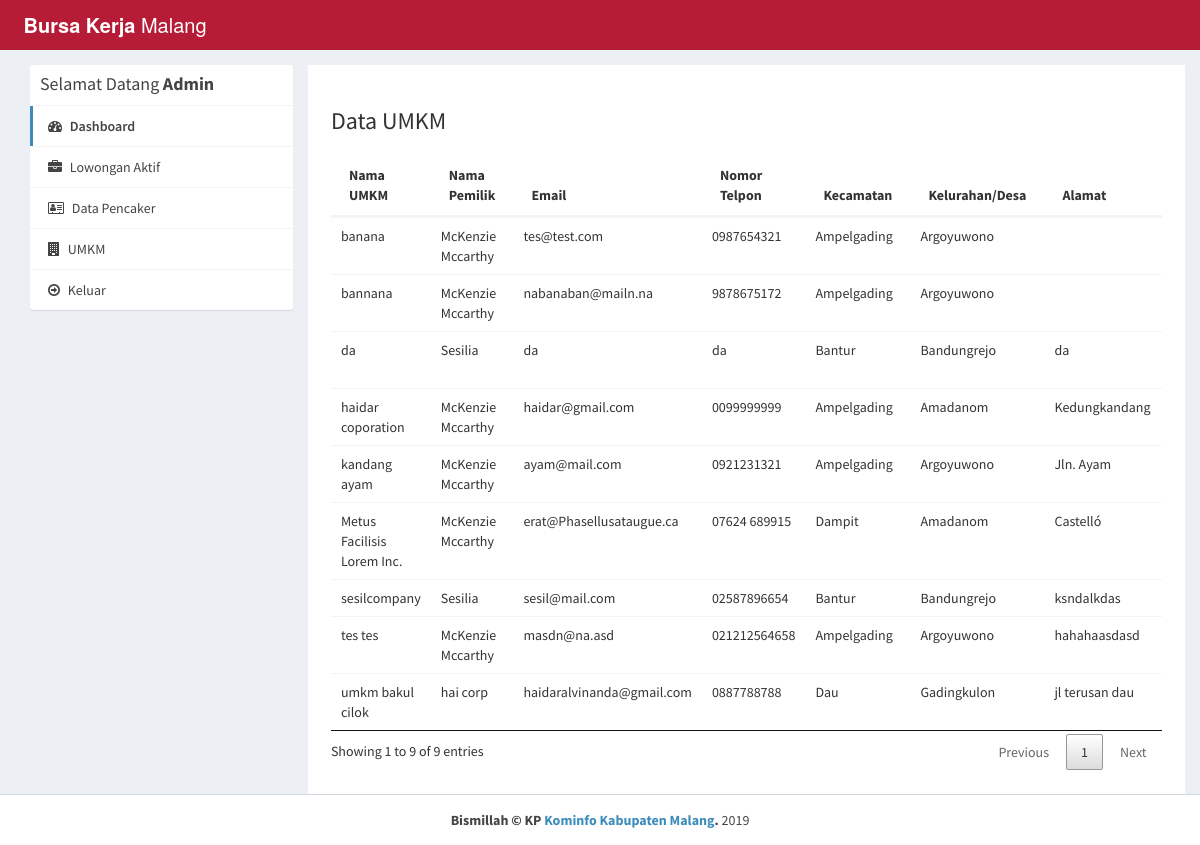
The app's page /dashboard/admin/companies.php (signed in) with its own data.
### tables this page shows
CREATE TABLE `company` (
  `id_company` int(11) NOT NULL,
  `name` varchar(255) NOT NULL,
  `companyname` varchar(255) NOT NULL,
  `kecamatan` varchar(255) NOT NULL,
  `kelurahan_desa` varchar(255) NOT NULL,
  `alamat` varchar(255) NOT NULL,
  `contactno` varchar(255) NOT NULL,
  `website` varchar(255) NOT NULL,
  `email` varchar(255) NOT NULL,
  `password` varchar(255) NOT NULL,
  `aboutme` varchar(255) DEFAULT NULL,
  `logo` varchar(255) NOT NULL,
  `createdAt` timestamp NOT NULL DEFAULT CURRENT_TIMESTAMP,
  `active` int(11) NOT NULL DEFAULT '2',
  `id_pengusaha` int(11) NOT NULL
);

CREATE TABLE `pengusaha` (
  `id_pengusaha` int(11) NOT NULL,
  `nik` int(11) NOT NULL,
  `nib` varchar(13) NOT NULL,
  `nama` varchar(250) NOT NULL,
  `gender` varchar(20) NOT NULL,
  `email` varchar(255) NOT NULL,
  `password` varchar(255) NOT NULL,
  `createdAt` timestamp NOT NULL DEFAULT CURRENT_TIMESTAMP,
  `active` int(2) NOT NULL
);

### dashboard/admin/companies.php (the view, shortened to what this page needs)
<?php
require_once("../../landingpage/db.php");
?>
<!DOCTYPE html>
<html>
<head>
  <link rel="stylesheet" href="../../css/style1.css">
  <link rel="stylesheet" href="https://cdnjs.cloudflare.com/ajax/libs/font-awesome/4.7.0/css/font-awesome.min.css">
  <link rel="stylesheet" href="https://cdnjs.cloudflare.com/ajax/libs/ionicons/2.0.1/css/ionicons.min.css">
  <link rel="stylesheet" href="../../css/style4.css">
  <link rel="stylesheet" href="../../css/AdminLTE.min.css">
  <link rel="stylesheet" href="../../css/_all-skins.min.css">
  <link rel="stylesheet" href="../../css/custom.css">
</head>
<body class="hold-transition skin-green sidebar-mini">
<div class="wrapper">
  <header class="main-header">
    <a href="index.php" class="logo logo-bg">
      <span class="logo-lg"><b>Bursa Kerja</b> Malang</span>
    </a>
    <nav class="navbar navbar-static-top">
    </nav>
  </header>
  <div class="content-wrapper" style="margin-left: 0px;">
    <section id="candidates" class="content-header">
      <div class="container">
        <div class="row">
          <div class="col-md-3">
            <div class="box box-solid">
              <div class="box-header with-border">
              <h3 class="box-title">Selamat Datang  <b> Admin</b></h3>
              </div>
              <div class="box-body no-padding">
                <ul class="nav nav-pills nav-stacked">
                <li class="active"><a href="dashboard.php"><i class="fa fa-dashboard"></i> Dashboard</a></li>
                  <li><a href="active-jobs.php"><i class="fa fa-briefcase"></i> Lowongan Aktif</a></li>
                  <li><a href="applications.php"><i class="fa fa-address-card-o"></i> Data Pencaker</a></li>
                  <li><a href="companies.php"><i class="fa fa-building"></i> UMKM</a></li>
                  <li><a href="../../landingpage/logout.php"><i class="fa fa-arrow-circle-o-right"></i> Keluar</a></li>
                </ul>
              </div>
            </div>
          </div>
          <div class="col-md-9 bg-white padding-2">
            <h3>Data UMKM</h3>
            <div class="row margin-top-20">
              <div class="col-md-12">
                <div class="box-body table-responsive no-padding">
                  <table id="example2" class="table table-hover">
                    <thead>
                      <th>Nama UMKM</th>
                      <th>Nama Pemilik</th>
                      <th>Email</th>
                      <th>Nomor Telpon</th>
                      <th>Kecamatan</th>
                      <th>Kelurahan/Desa</th>
                      <th>Alamat</th>
                    </thead>
                    <tbody>
                      <?php
                      $sql = "SELECT company.*, pengusaha.nama FROM company JOIN pengusaha ON pengusaha.id_pengusaha = company.id_pengusaha";
                      $result = $conn->query($sql);
                      if($result->num_rows > 0) {
                        while($row = $result->fetch_assoc()) {
                      ?>
                      <tr>
                        <td><?php echo $row['companyname']; ?></td>
                        <td><?php echo $row['nama']; ?></td>
                        <td><?php echo $row['email']; ?></td>
                        <td><?php echo $row['contactno']; ?></td>
                        <td><?php echo $row['kecamatan']; ?></td>
                        <td><?php echo $row['kelurahan_desa']; ?></td>
                        <td><?php echo $row['alamat']; ?></td>
                      </tr>
                     <?php
                        }
                      }
                    ?>
                    </tbody>
                  </table>
                </div>
              </div>
            </div>
          </div>
        </div>
      </div>
    </section>
  </div>
  <footer class="main-footer" style="margin-left: 0px;">
    <div class="text-center">
    <strong>Bismillah &copy; KP <a href="http://kominfo.malangkab.go.id/">Kominfo Kabupaten Malang</a>.</strong> 2019
    </div>
  </footer>
</div>
</body>
</html>

### css/style4.css (style rules this page uses)
table.dataTable { width:100%;margin:0 auto;clear:both;border-collapse:separate;border-spacing:0 }
table.dataTable thead th,table.dataTable tfoot th { font-weight:bold }
table.dataTable thead th,table.dataTable thead td { padding:10px 18px;border-bottom:1px solid #111 }
table.dataTable thead .sorting,table.dataTable thead .sorting_asc,table.dataTable thead .sorting_desc,table.dataTable thead .sorting_asc_disabled,table.dataTable thead .sorting_desc_disabled { cursor:pointer;*cursor:hand }
table.dataTable thead .sorting,table.dataTable thead .sorting_asc,table.dataTable thead .sorting_desc,table.dataTable thead .sorting_asc_disabled,table.dataTable thead .sorting_desc_disabled { background-repeat:no-repeat;background-position:center right }
table.dataTable thead .sorting { background-image:url("../images/sort_both.png") }
table.dataTable thead .sorting_asc { background-image:url("../images/sort_asc.png") }
table.dataTable tbody tr { background-color:#ffffff }
table.dataTable tbody th,table.dataTable tbody td { padding:8px 10px }
table.dataTable.no-footer { border-bottom:1px solid #111 }
table.dataTable,table.dataTable th,table.dataTable td { -webkit-box-sizing:content-box;box-sizing:content-box }

### css/custom.css (style rules this page uses)
.logo-bg { background-color: rgb(182, 28, 54) !important; }
.margin-top-20 { margin-top: 20px; }
.padding-2 { padding: 2%; }
.bg-white { background-color: #fff; }

### records on screen
company: companyname "Metus Facilisis Lorem Inc.", id_pengusaha.nama "McKenzie Mccarthy", email "erat@Phasellusataugue.ca", contactno "07624 689915", kecamatan "Dampit", kelurahan_desa "Amadanom", alamat "Castelló"
company: companyname "haidar coporation", id_pengusaha.nama "McKenzie Mccarthy", email "haidar@gmail.com", contactno "0099999999", kecamatan "Ampelgading", kelurahan_desa "Amadanom", alamat "Kedungkandang"
company: companyname "bannana", id_pengusaha.nama "McKenzie Mccarthy", email "nabanaban@mailn.na", contactno "9878675172", kecamatan "Ampelgading", kelurahan_desa "Argoyuwono"
company: companyname "banana", id_pengusaha.nama "McKenzie Mccarthy", email "tes@test.com", contactno "0987654321", kecamatan "Ampelgading", kelurahan_desa "Argoyuwono"
company: companyname "sesilcompany", id_pengusaha.nama "Sesilia", email "sesil@mail.com", contactno "02587896654", kecamatan "Bantur", kelurahan_desa "Bandungrejo", alamat "ksndalkdas"
company: companyname "tes tes", id_pengusaha.nama "McKenzie Mccarthy", email "masdn@na.asd", contactno "021212564658", kecamatan "Ampelgading", kelurahan_desa "Argoyuwono", alamat "hahahaasdasd"
company: companyname "umkm bakul cilok", id_pengusaha.nama "hai corp", email "haidaralvinanda@gmail.com", contactno "0887788788", kecamatan "Dau", kelurahan_desa "Gadingkulon", alamat "jl terusan dau"
company: companyname "kandang ayam", id_pengusaha.nama "McKenzie Mccarthy", email "ayam@mail.com", contactno "0921231321", kecamatan "Ampelgading", kelurahan_desa "Argoyuwono", alamat "Jln. Ayam"
company: companyname "da", id_pengusaha.nama "Sesilia", email "da", contactno "da", kecamatan "Bantur", kelurahan_desa "Bandungrejo", alamat "da"
